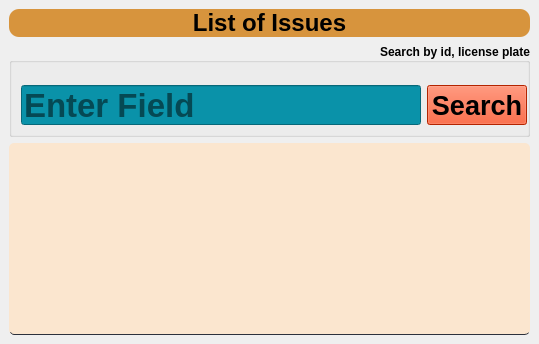
                      <widget class="QWidget" name="infoIssue_right" native="true">
                       <property name="sizePolicy">
                        <sizepolicy hsizetype="Expanding" vsizetype="Expanding">
                         <horstretch>0</horstretch>
                         <verstretch>0</verstretch>
                        </sizepolicy>
                       </property>
                       <property name="layoutDirection">
                        <enum>Qt::LeftToRight</enum>
                       </property>
                       <property name="autoFillBackground">
                        <bool>false</bool>
                       </property>
                       <property name="styleSheet">
                        <string notr="true"/>
                       </property>
                       <layout class="QHBoxLayout" name="horizontalLayout_26">
                        <property name="spacing">
                         <number>0</number>
                        </property>
                        <property name="leftMargin">
                         <number>0</number>
                        </property>
                        <property name="topMargin">
                         <number>0</number>
                        </property>
                        <property name="rightMargin">
                         <number>0</number>
                        </property>
                        <property name="bottomMargin">
                         <number>0</number>
                        </property>
                        <item>
                         <widget class="QWidget" name="addIssueBG" native="true">
                          <property name="sizePolicy">
                           <sizepolicy hsizetype="Expanding" vsizetype="Expanding">
                            <horstretch>0</horstretch>
                            <verstretch>0</verstretch>
                           </sizepolicy>
                          </property>
                          <property name="styleSheet">
                           <string notr="true"/>
                          </property>
                          <layout class="QVBoxLayout" name="verticalLayout_35">
                           <item>
                            <widget class="QLabel" name="label_13">
                             <property name="font">
                              <font>
                               <pointsize>18</pointsize>
                               <bold>true</bold>
                              </font>
                             </property>
                             <property name="styleSheet">
                              <string notr="true">background-color: #D7943D;
border-radius: 10px;</string>
                             </property>
                             <property name="text">
                              <string>List of Issues</string>
                             </property>
                             <property name="alignment">
                              <set>Qt::AlignCenter</set>
                             </property>
                            </widget>
                           </item>
                           <item alignment="Qt::AlignRight">
                            <widget class="QGroupBox" name="groupBox_11">
                             <property name="font">
                              <font>
                               <bold>true</bold>
                              </font>
                             </property>
                             <property name="title">
                              <string>Search by id, license plate</string>
                             </property>
                             <property name="alignment">
                              <set>Qt::AlignRight|Qt::AlignTrailing|Qt::AlignVCenter</set>
                             </property>
                             <property name="flat">
                              <bool>false</bool>
                             </property>
                             <property name="checkable">
                              <bool>false</bool>
                             </property>
                             <layout class="QVBoxLayout" name="verticalLayout_29">
                              <property name="topMargin">
                               <number>22</number>
                              </property>
                              <property name="rightMargin">
                               <number>0</number>
                              </property>
                              <item>
                               <layout class="QVBoxLayout" name="verticalLayout_34">
                                <item>
                                 <layout class="QHBoxLayout" name="horizontalLayout_31">
                                  <item alignment="Qt::AlignLeft">
                                   <widget class="QLineEdit" name="field_searchIssue">
                                    <property name="sizePolicy">
                                     <sizepolicy hsizetype="Expanding" vsizetype="Fixed">
                                      <horstretch>0</horstretch>
                                      <verstretch>0</verstretch>
                                     </sizepolicy>
                                    </property>
                                    <property name="minimumSize">
                                     <size>
                                      <width>400</width>
                                      <height>30</height>
                                     </size>
                                    </property>
                                    <property name="maximumSize">
                                     <size>
                                      <width>400</width>
                                      <height>50</height>
                                     </size>
                                    </property>
                                    <property name="font">
                                     <font>
                                      <pointsize>25</pointsize>
                                      <kerning>true</kerning>
                                     </font>
                                    </property>
                                    <property name="toolTip">
                                     <string>Search by id, report type, plate</string>
                                    </property>
                                    <property name="styleSheet">
                                     <string notr="true">background-color: #0A92A9;
color:black;</string>
                                    </property>
                                    <property name="inputMethodHints">
                                     <set>Qt::ImhDate</set>
                                    </property>
                                    <property name="maxLength">
                                     <number>80</number>
                                    </property>
                                    <property name="cursorPosition">
                                     <number>0</number>
                                    </property>
                                    <property name="placeholderText">
                                     <string>Enter Field</string>
                                    </property>
                                    <property name="clearButtonEnabled">
                                     <bool>true</bool>
                                    </property>
                                   </widget>
                                  </item>
                                  <item alignment="Qt::AlignLeft">
                                   <widget class="QPushButton" name="btn_searchIssue">
                                    <property name="minimumSize">
                                     <size>
                                      <width>100</width>
                                      <height>30</height>
                                     </size>
                                    </property>
                                    <property name="maximumSize">
                                     <size>
                                      <width>100</width>
                                      <height>40</height>
                                     </size>
                                    </property>
                                    <property name="font">
                                     <font>
                                      <pointsize>20</pointsize>
                                     </font>
                                    </property>
                                    <property name="toolTip">
                                     <string/>
                                    </property>
                                    <property name="statusTip">
                                     <string/>
                                    </property>
                                    <property name="whatsThis">
                                     <string>This will refresh the table if Search field is empty</string>
                                    </property>
                                    <property name="styleSheet">
                                     <string notr="true">QPushButton{
background-color: rgb(250, 50, 0);
}
QPushButton:hover {
background-color: qlineargradient(spread:pad, x1:0, y1:0.511364, x2:1, y2:0.523, stop:0 rgb(250, 50, 0), stop:1 #8BB8C7);
}</string>
                                    </property>
                                    <property name="text">
                                     <string>Search</string>
                                    </property>
                                    <property name="icon">
                                     <iconset>
                                      <normaloff>../../Desktop/Z_Layout/search.png</normaloff>../../Desktop/Z_Layout/search.png</iconset>
                                    </property>
                                    <property name="iconSize">
                                     <size>
                                      <width>30</width>
                                      <height>30</height>
                                     </size>
                                    </property>
                                   </widget>
                                  </item>
                                 </layout>
                                </item>
                               </layout>
                              </item>
                             </layout>
                            </widget>
                           </item>
                           <item>
                            <widget class="QTableWidget" name="issue_tableWidget">
                             <property name="sizePolicy">
                              <sizepolicy hsizetype="Expanding" vsizetype="Expanding">
                               <horstretch>0</horstretch>
                               <verstretch>0</verstretch>
                              </sizepolicy>
                             </property>
                             <property name="palette">
                              <palette>
                               <active>
                                <colorrole role="WindowText">
                                 <brush brushstyle="SolidPattern">
                                  <color alpha="255">
                                   <red>0</red>
                                   <green>0</green>
                                   <blue>0</blue>
                                  </color>
                                 </brush>
                                </colorrole>
                                <colorrole role="Button">
                                 <brush brushstyle="SolidPattern">
                                  <color alpha="255">
                                   <red>251</red>
                                   <green>230</green>
                                   <blue>207</blue>
                                  </color>
                                 </brush>
                                </colorrole>
                                <colorrole role="Text">
                                 <brush brushstyle="SolidPattern">
                                  <color alpha="255">
                                   <red>0</red>
                                   <green>0</green>
                                   <blue>0</blue>
                                  </color>
                                 </brush>
                                </colorrole>
                                <colorrole role="ButtonText">
                                 <brush brushstyle="SolidPattern">
                                  <color alpha="255">
                                   <red>0</red>
                                   <green>0</green>
                                   <blue>0</blue>
                                  </color>
                                 </brush>
                                </colorrole>
                                <colorrole role="Base">
                                 <brush brushstyle="SolidPattern">
                                  <color alpha="255">
                                   <red>251</red>
                                   <green>230</green>
                                   <blue>207</blue>
                                  </color>
                                 </brush>
                                </colorrole>
                                <colorrole role="Window">
                                 <brush brushstyle="SolidPattern">
                                  <color alpha="255">
                                   <red>251</red>
                                   <green>230</green>
                                   <blue>207</blue>
                                  </color>
                                 </brush>
                                </colorrole>
                                <colorrole role="PlaceholderText">
                                 <brush brushstyle="SolidPattern">
                                  <color alpha="255">
                                   <red>0</red>
                                   <green>0</green>
                                   <blue>0</blue>
                                  </color>
                                 </brush>
                                </colorrole>
                               </active>
                               <inactive>
                                <colorrole role="WindowText">
                                 <brush brushstyle="SolidPattern">
                                  <color alpha="255">
                                   <red>0</red>
                                   <green>0</green>
                                   <blue>0</blue>
                                  </color>
                                 </brush>
                                </colorrole>
                                <colorrole role="Button">
                                 <brush brushstyle="SolidPattern">
                                  <color alpha="255">
                                   <red>251</red>
                                   <green>230</green>
                                   <blue>207</blue>
                                  </color>
                                 </brush>
                                </colorrole>
                                <colorrole role="Text">
                                 <brush brushstyle="SolidPattern">
                                  <color alpha="255">
                                   <red>0</red>
                                   <green>0</green>
                                   <blue>0</blue>
                                  </color>
                                 </brush>
                                </colorrole>
                                <colorrole role="ButtonText">
                                 <brush brushstyle="SolidPattern">
                                  <color alpha="255">
                                   <red>0</red>
                                   <green>0</green>
                                   <blue>0</blue>
                                  </color>
                                 </brush>
                                </colorrole>
                                <colorrole role="Base">
                                 <brush brushstyle="SolidPattern">
                                  <color alpha="255">
                                   <red>251</red>
                                   <green>230</green>
                                   <blue>207</blue>
                                  </color>
                                 </brush>
                                </colorrole>
                                <colorrole role="Window">
                                 <brush brushstyle="SolidPattern">
                                  <color alpha="255">
                                   <red>251</red>
                                   <green>230</green>
                                   <blue>207</blue>
                                  </color>
                                 </brush>
                                </colorrole>
                                <colorrole role="PlaceholderText">
                                 <brush brushstyle="SolidPattern">
                                  <color alpha="255">
                                   <red>0</red>
                                   <green>0</green>
                                   <blue>0</blue>
                                  </color>
                                 </brush>
                                </colorrole>
                               </inactive>
                               <disabled>
                                <colorrole role="WindowText">
                                 <brush brushstyle="SolidPattern">
                                  <color alpha="255">
                                   <red>0</red>
                                   <green>0</green>
                                   <blue>0</blue>
                                  </color>
                                 </brush>
                                </colorrole>
                                <colorrole role="Button">
                                 <brush brushstyle="SolidPattern">
                                  <color alpha="255">
                                   <red>251</red>
                                   <green>230</green>
                                   <blue>207</blue>
                                  </color>
                                 </brush>
                                </colorrole>
                                <colorrole role="Text">
                                 <brush brushstyle="SolidPattern">
                                  <color alpha="255">
                                   <red>0</red>
                                   <green>0</green>
                                   <blue>0</blue>
                                  </color>
                                 </brush>
                                </colorrole>
                                <colorrole role="ButtonText">
                                 <brush brushstyle="SolidPattern">
                                  <color alpha="255">
                                   <red>0</red>
                                   <green>0</green>
                                   <blue>0</blue>
                                  </color>
                                 </brush>
                                </colorrole>
                                <colorrole role="Base">
                                 <brush brushstyle="SolidPattern">
                                  <color alpha="255">
                                   <red>251</red>
                                   <green>230</green>
                                   <blue>207</blue>
                                  </color>
                                 </brush>
                                </colorrole>
                                <colorrole role="Window">
                                 <brush brushstyle="SolidPattern">
                                  <color alpha="255">
                                   <red>251</red>
                                   <green>230</green>
                                   <blue>207</blue>
                                  </color>
                                 </brush>
                                </colorrole>
                                <colorrole role="PlaceholderText">
                                 <brush brushstyle="SolidPattern">
                                  <color alpha="255">
                                   <red>0</red>
                                   <green>0</green>
                                   <blue>0</blue>
                                  </color>
                                 </brush>
                                </colorrole>
                               </disabled>
                              </palette>
                             </property>
                             <property name="font">
                              <font>
                               <pointsize>15</pointsize>
                               <bold>true</bold>
                              </font>
                             </property>
                             <property name="styleSheet">
                              <string notr="true">QTableWidget {	
	padding: 10px;
	border-radius: 5px;
	gridline-color: rgb(44, 49, 60);
	border-bottom: 1px solid rgb(44, 49, 60);
    background-color: #FBE6CF;
}
QTableWidget::item{
	border-color: rgb(44, 49, 60);
	padding-left: 5px;
	padding-right: 5px;
	gridline-color: rgb(44, 49, 60);
}
QTableWidget::item:selected{
	background-color: #0A92A9;
}
QScrollBar:horizontal {
    border: none;
    background: rgb(52, 59, 72);
    height: 14px;
    margin: 0px 21px 0 21px;
	border-radius: 0px;
}
 QScrollBar:vertical {
	border: none;
	background-color: #0A92A9;
    width: 14px;
    margin: 21px 0 21px 0;
	border-radius: 0px;
 }
QHeaderView::section{
	background-color: #0A92A9;
	max-width: 30px;
	border: 1px solid rgb(44, 49, 60);
	border-style: none;
    border-bottom: 1px solid rgb(44, 49, 60);
    border-right: 1px solid rgb(44, 49, 60);
}
QTableWidget::horizontalHeader {	
	background-color: #0A92A9;
}
QHeaderView::section:horizontal
{
    border: 1px solid rgb(32, 34, 42);
	background-color: #0A92A9;
	padding: 3px;
	border-top-left-radius: 7px;
    border-top-right-radius: 7px;
}
QHeaderView::section:vertical
{
	background-color: #0A92A9;
}
</string>
                             </property>
                             <property name="frameShape">
                              <enum>QFrame::NoFrame</enum>
                             </property>
                             <property name="verticalScrollBarPolicy">
                              <enum>Qt::ScrollBarAsNeeded</enum>
                             </property>
                             <property name="autoScroll">
                              <bool>true</bool>
                             </property>
                             <property name="autoScrollMargin">
                              <number>20</number>
                             </property>
                             <property name="editTriggers">
                              <set>QAbstractItemView::NoEditTriggers</set>
                             </property>
                             <property name="tabKeyNavigation">
                              <bool>true</bool>
                             </property>
                             <property name="showDropIndicator" stdset="0">
                              <bool>true</bool>
                             </property>
                             <property name="alternatingRowColors">
                              <bool>false</bool>
                             </property>
                             <property name="selectionMode">
                              <enum>QAbstractItemView::SingleSelection</enum>
                             </property>
                             <property name="selectionBehavior">
                              <enum>QAbstractItemView::SelectRows</enum>
                             </property>
                             <property name="showGrid">
                              <bool>true</bool>
                             </property>
                             <property name="gridStyle">
                              <enum>Qt::SolidLine</enum>
                             </property>
                             <property name="sortingEnabled">
                              <bool>false</bool>
                             </property>
                            </widget>
                           </item>
                          </layout>
                         </widget>
                        </item>
                       </layout>
                      </widget>
